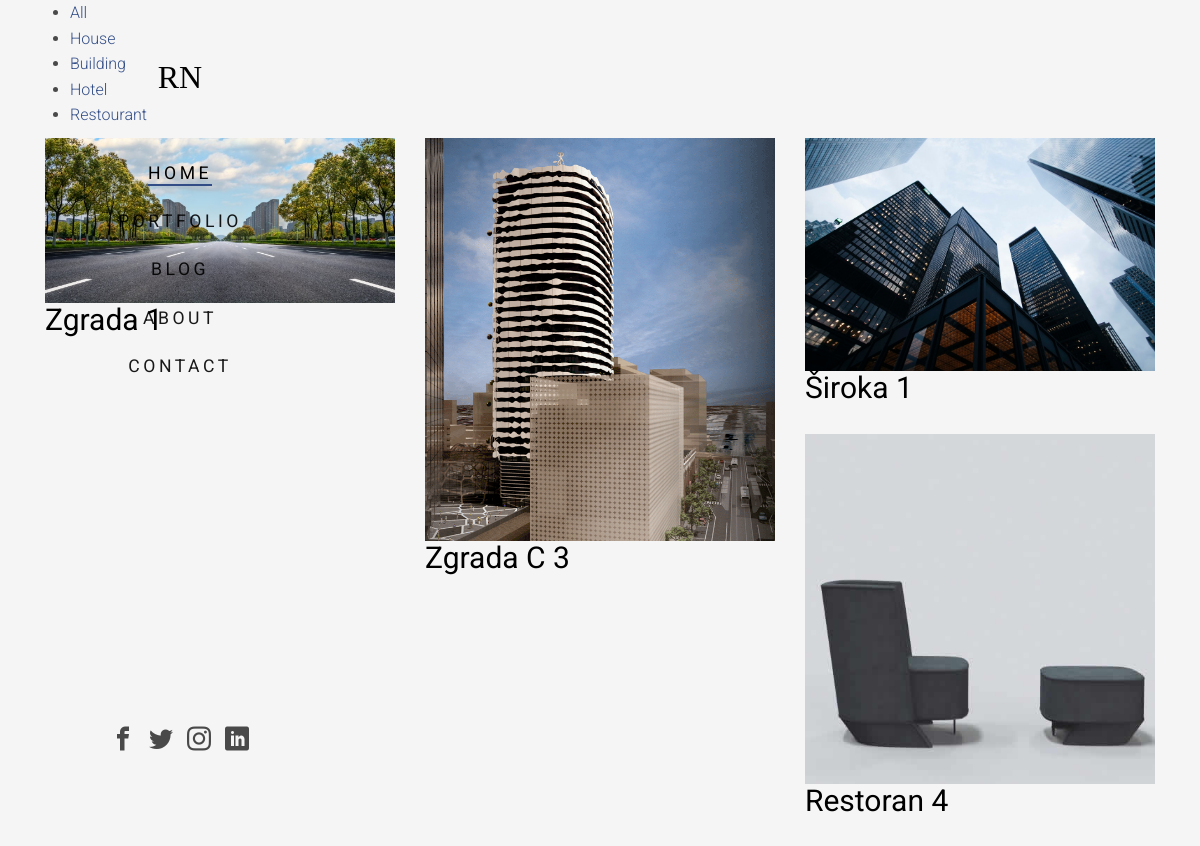
Page /post/ on the committed database.
### post/models.py (models this page shows, shortened)
class Post(models.Model):
    name = models.CharField(max_length=100, unique = True)
    description = models.CharField(max_length=4000)
    category = models.IntegerField(choices=CATEGORY_CHOICES, default=1)
    date = models.DateField()
    created = models.DateTimeField(auto_now_add=True)
    REQUIRED_FIELDS = ['name','date','description','category']
    def get_absolute_url(self):
        return reverse('post:detail', kwargs={'pk': self.pk})

### post/views.py (the view)
# urls.py: url(r'$', PostView.as_view(), name='template'),
class PostView(generic.ListView):
    template_name = "post/post.html"
    model = Post
    def get_queryset(self):
        queryset = []
        posts = Post.objects.all()
        for post in posts:
            post.image = Images.objects.filter(post = post).first().image
            queryset.append(post)
        return queryset

### post/templates/post/post.html (shortened to what this page needs)
{% extends "base.html" %}
{% load static %}
{% block content %}
<section id="portfolio">
   <div class="container">
      <div class="row">
         <div class="col-md-12 col-sm-12">
               <div class="iso-section wow fadeInUp" data-wow-delay="2.6s">
                  <ul class="filter-wrapper clearfix">
                           <li><a href="#" data-filter="*" class="selected opc-main-bg">All</a></li>
                           <li><a href="#" class="opc-main-bg" data-filter=".portfolio_1">House</a></li>
                           <li><a href="#" class="opc-main-bg" data-filter=".portfolio_2">Building</a></li>
                           <li><a href="#" class="opc-main-bg" data-filter=".portfolio_3">Hotel</a></li>
                        <li><a href="#" class="opc-main-bg" data-filter=".portfolio_4">Restourant</a></li>
                        </ul>
                        <div class="iso-box-section wow fadeInUp" data-wow-delay="1s">
                           <div class="iso-box-wrapper col4-iso-box">
                             {% for obj in object_list %}
                               <div class="iso-box portfolio_{{ obj.category }} branding col-md-4 col-sm-6">
                                  <div class="portfolio-thumb">
                                     <img src="{{ obj.image.url }}" class="img-responsive" alt="Portfolio">
                                        <div class="portfolio-overlay">
                                           <div class="portfolio-item">
                                                 <h2>{{ obj.name }} {{ obj.category }}</h2>
                                              </div>
                                        </div>
                                  </div>
                               </div>
                             {% endfor %}
                        </div>
               </div>
         </div>
      </div>
   </div>
</section>
{% endblock %}

### templates/static/css/style.css (style rules this page uses)
body { font-family: "Roboto", Arial, sans-serif; font-weight: 300; font-size: 2vh; line-height: 1.6; color: rgba(0, 0, 0, 0.7); background: whitesmoke; }
a { color: #334e87; -webkit-transition: 0.5s; -o-transition: 0.5s; transition: 0.5s; }
h1, h2, h3, h4, h5, h6 { color: #000; font-family: "Roboto", Arial, sans-serif; font-weight: 400; margin: 0 0 30px 0; }

### rows in the picture
Post: shows a picture, name "Zgrada", category "1"
Post: shows a picture, name "Zgrada C", category "3"
Post: shows a picture, name "Široka", category "1"
Post: shows a picture, name "Restoran", category "4"
